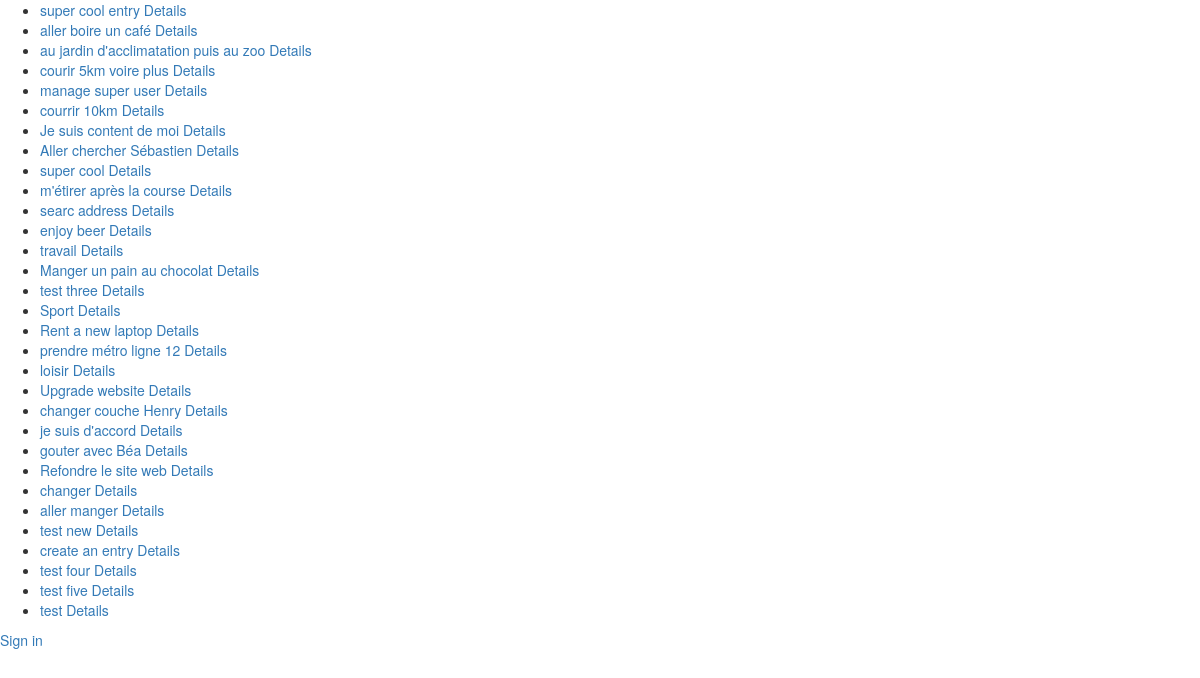
Before: /modal/ (signed in) with the older database file.
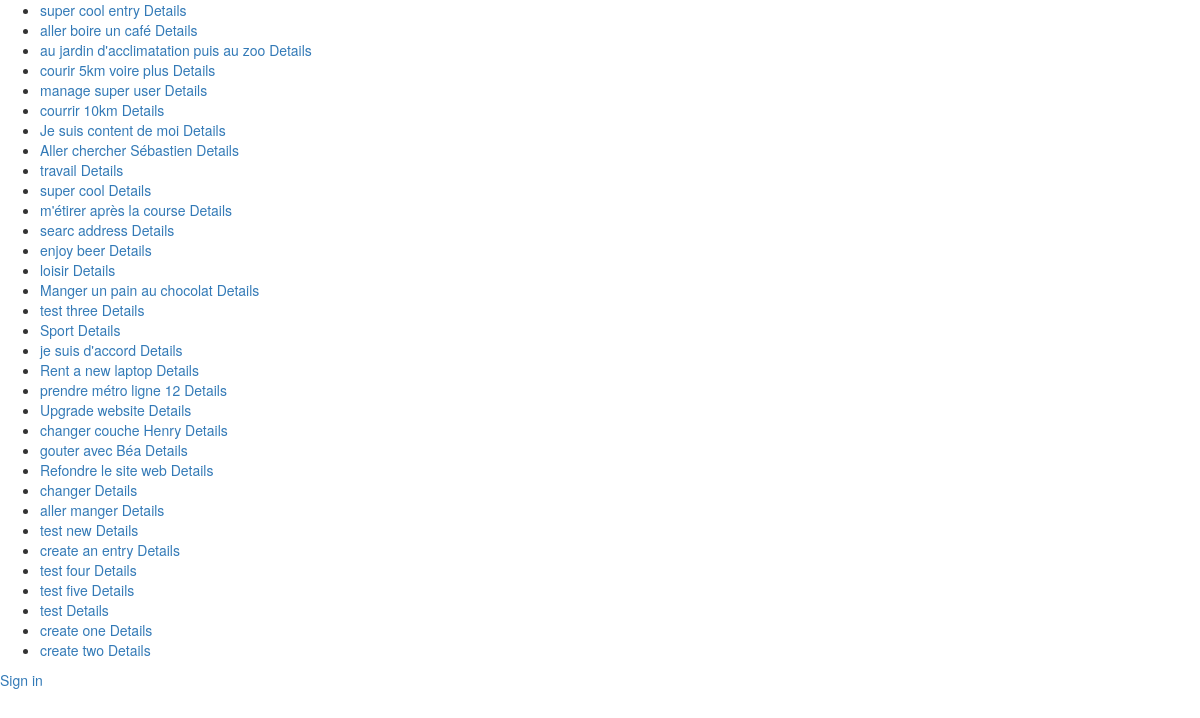
After: the same page with the newer database file.
### core/models.py (models this page shows, shortened)
class Entry(models.Model):
	user = models.ForeignKey(User)
	name = models.CharField(max_length=50)
	data = models.CharField(max_length=200, blank=True)
	order = models.IntegerField(default=1000)
	duedate = models.DateField(null=True, blank=True)
	done = models.BooleanField(default=False) # 0 = to do / 1 = completed
	impediment = models.BooleanField(default=False) # 0 = No / 1 = Yes
	transfered = models.BooleanField(default=False) # 0 = No / 1 = Yes = no longer in your List
	assignees = models.ManyToManyField(User, related_name='assignees',blank=True)
	section = models.BooleanField(default=False) # 0 = No / 1 = Yes
	created_at = models.DateTimeField(auto_now_add=True)
	class Meta:
		ordering = ['order']
		verbose_name_plural = "entries"
	def __str__(self):
		return str(self.name)
	def update_modal_entry_url(self):
		return reverse (viewname="entrymodal", args=[self.id])

### core/views.py (the view)
# urls.py: url(r'^modal/$', coreviews.ModalView.as_view()),
class ModalView(ListView):
	model = coremodels.Entry
	template_name = "v2/modal/list.html"
	def get_queryset(self):
		return coremodels.Entry.objects.filter(user=self.request.user).order_by('order')

### templates/v2/modal/list.html (shortened to what this page needs)
<html>
{% load widget_tweaks %}
<head>
<link rel="stylesheet" href="http://code.jquery.com/mobile/1.4.5/jquery.mobile-1.4.5.min.css" />
<link rel="stylesheet" href="https://maxcdn.bootstrapcdn.com/bootstrap/3.3.6/css/bootstrap.min.css">
<link rel="stylesheet" href="https://maxcdn.bootstrapcdn.com/bootstrap/3.3.6/css/bootstrap-theme.min.css">
</head>
<body>
<div data-role="page" class="jqm-demos" data-quicklinks="true">
<ul data-role="listview" data-filter="true"  data-split-icon="gear" data-split-theme="a" data-filter-placeholder="Search an action ..." data-inset="true">
    {% for objects in object_list %}
      <li data-chris="{{ objects.update_modal_entry_url }}" id="entry_{{ objects.id }}" class="ui-state-default">
        <a data-ajax="false">{{ objects }}</a>
<a href="#details" data-rel="popup" data-position-to="window" data-transition="pop">Details</a>
      </li>
    {% endfor %}
</ul>
<a href="#popupLogin" data-rel="popup" data-position-to="window" class="ui-btn ui-corner-all ui-shadow ui-btn-inline ui-icon-check ui-btn-icon-left ui-btn-a" data-transition="pop">Sign in</a>
</div>
</body>
</html>

Changed rows visible on the page:
changed Entry "travail": moves up the list
changed Entry "loisir": moves up the list
changed Entry "je suis d'accord": moves up the list
added Entry: name "create one"
added Entry: name "create two"
